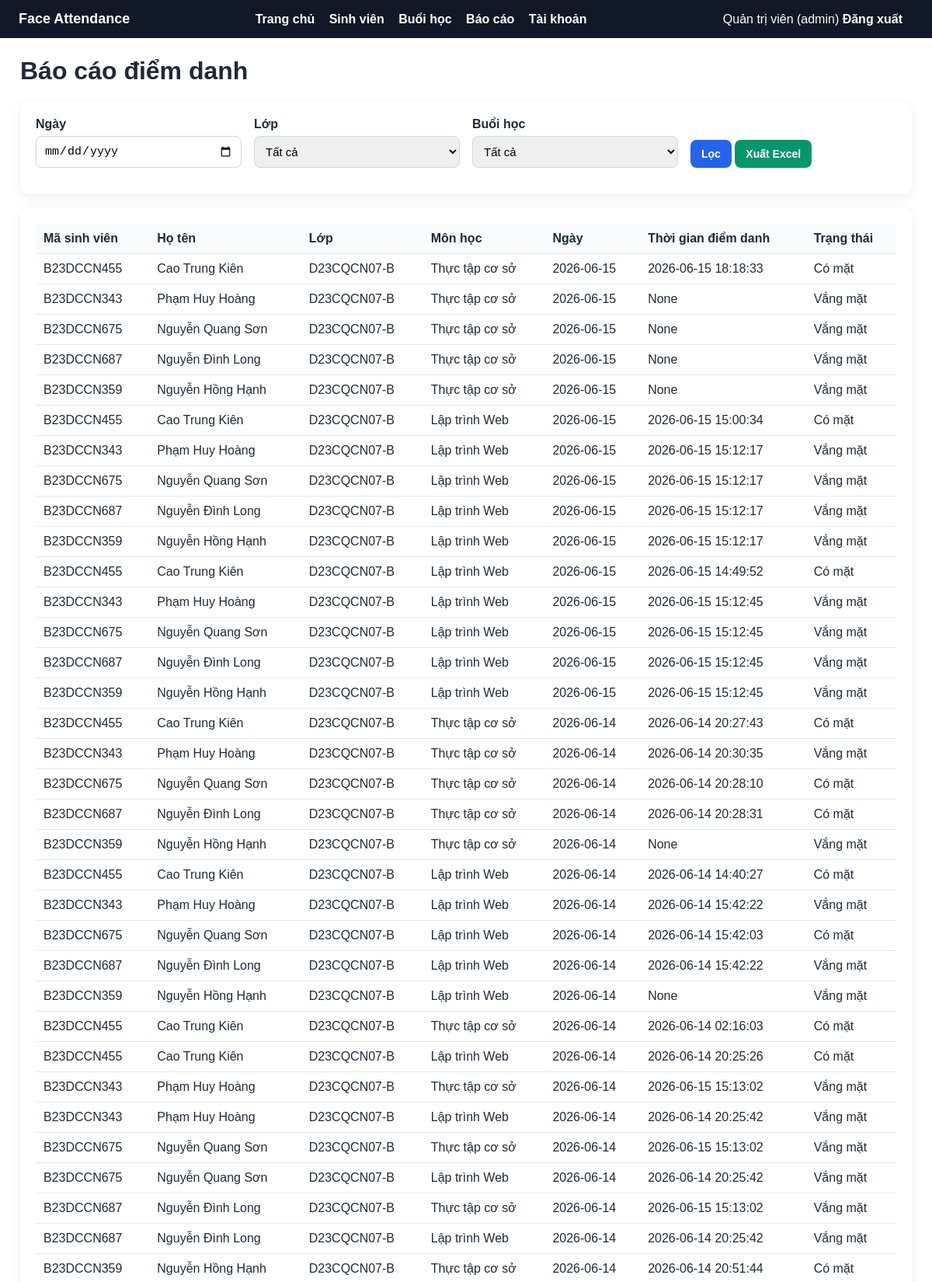
The app's page /reports (signed in, upper part) with its own data.
### tables this page shows
CREATE TABLE attendance (
            id INTEGER PRIMARY KEY AUTOINCREMENT,
            student_id INTEGER NOT NULL,
            session_id INTEGER NOT NULL,
            checkin_time TEXT NOT NULL,
            status TEXT NOT NULL DEFAULT 'present',
            created_at TEXT NOT NULL,
            FOREIGN KEY(student_id) REFERENCES students(id) ON DELETE CASCADE,
            FOREIGN KEY(session_id) REFERENCES sessions(id) ON DELETE CASCADE,
            UNIQUE(student_id, session_id)
        );

CREATE TABLE students (
            id INTEGER PRIMARY KEY AUTOINCREMENT,
            student_code TEXT NOT NULL UNIQUE,
            full_name TEXT NOT NULL,
            class_name TEXT NOT NULL,
            user_id INTEGER,
            created_at TEXT NOT NULL,
            FOREIGN KEY(user_id) REFERENCES users(id)
        );

### app.py (the view)
@app.route("/reports")
@roles_required("admin", "teacher")
def reports():
    filters = {
        "date": request.args.get("date", "").strip(),
        "class_name": request.args.get("class_name", "").strip(),
        "session_id": request.args.get("session_id", "").strip(),
    }
    sql, params = build_report_query(filters)
    db = get_db()
    rows = db.execute(sql, params).fetchall()
    class_names = db.execute(
        "SELECT DISTINCT class_name FROM students ORDER BY class_name"
    ).fetchall()
    lesson_rows = db.execute(
        "SELECT id, class_name, subject_name, date, start_time FROM sessions ORDER BY date DESC"
    ).fetchall()
    db.close()
    return render_template(
        "reports.html",
        rows=rows,
        class_names=class_names,
        sessions=lesson_rows,
        filters=filters,
    )

### app.py (called while the page is built)
def get_db():
    import sqlite3
    conn = sqlite3.connect(DATABASE_PATH)
    conn.row_factory = sqlite3.Row
    conn.execute("PRAGMA foreign_keys = ON")
    return conn

def roles_required(*roles):
    def decorator(view_func):
        @wraps(view_func)
        def wrapper(*args, **kwargs):
            if "user_id" not in flask_session:
                flash("Vui lòng đăng nhập để tiếp tục.", "warning")
                return redirect(url_for("login"))
            if flask_session.get("role") not in roles:
                flash("Bạn không có quyền truy cập chức năng này.", "danger")
                return redirect(url_for("dashboard"))
            return view_func(*args, **kwargs)
        return wrapper
    return decorator

@app.context_processor
def inject_globals():
    return {"current_year": datetime.now().year}

### templates/reports.html (shortened to what this page needs)
{% extends "base.html" %}
{% block content %}
<h1>Báo cáo điểm danh</h1>
<div class="card">
    <form method="get" class="grid">
        <div class="form-row">
            <label>Ngày</label>
            <input type="date" name="date" value="{{ filters.date }}">
        </div>
        <div class="form-row">
            <label>Lớp</label>
            <select name="class_name">
                <option value="">Tất cả</option>
            </select>
        </div>
        <div class="form-row">
            <label>Buổi học</label>
            <select name="session_id">
                <option value="">Tất cả</option>
            </select>
        </div>
        <div class="form-row" style="align-self:end;">
            <button type="submit">Lọc</button>
            <a class="btn success" href="{{ url_for('export_report', date=filters.date, class_name=filters.class_name, session_id=filters.session_id) }}">Xuất Excel</a>
        </div>
    </form>
</div>
<div class="card">
    <table class="table">
        <thead>
            <tr>
                <th>Mã sinh viên</th>
                <th>Họ tên</th>
                <th>Lớp</th>
                <th>Môn học</th>
                <th>Ngày</th>
                <th>Thời gian điểm danh</th>
                <th>Trạng thái</th>
            </tr>
        </thead>
        <tbody>
            {% for row in rows %}
            <tr>
                <td>{{ row.student_code }}</td>
                <td>{{ row.full_name }}</td>
                <td>{{ row.class_name }}</td>
                <td>{{ row.subject_name }}</td>
                <td>{{ row.date }}</td>
                <td>{{ row.checkin_time }}</td>
                <td>{{ row.status }}</td>
            </tr>
            {% else %}
            <tr><td colspan="7">Chưa có dữ liệu điểm danh.</td></tr>
            {% endfor %}
        </tbody>
    </table>
</div>
{% endblock %}

### static/css/style.css (style rules this page uses)
* { box-sizing: border-box; }
body { margin: 0; font-family: Arial, Helvetica, sans-serif; background: #ffffff; color: #1f2937; }
.card { background: #fff; border-radius: 12px; padding: 20px; box-shadow: 0 4px 16px rgba(0, 0, 0, 0.08); margin-bottom: 18px; }
.grid { display: grid; grid-template-columns: repeat(auto-fit, minmax(220px, 1fr)); gap: 16px; }
h1, h2, h3 { margin-top: 0; }
.table { width: 100%; border-collapse: collapse; background: #fff; }
.table th, .table td { border-bottom: 1px solid #e5e7eb; padding: 10px; text-align: left; vertical-align: top; }
.table th { background: #f9fafb; }
.form-row { margin-bottom: 14px; }
label { display: block; font-weight: 600; margin-bottom: 6px; }
input, select { width: 100%; padding: 10px; border: 1px solid #d1d5db; border-radius: 8px; font-size: 15px; }
button, .btn { display: inline-block; border: 0; border-radius: 8px; padding: 10px 14px; background: #2563eb; color: #fff; text-decoration: none; cursor: pointer; font-weight: 700; font-size: 14px; }
.btn.success, button.success { background: #059669; }

### records on screen
attendance: student_code "B23DCCN455", full_name "Cao Trung Kiên", class_name "D23CQCN07-B", subject_name "Thực tập cơ sở", date "2026-06-15", checkin_time "2026-06-15 18:18:33", status "Có mặt"
attendance: student_code "B23DCCN455", full_name "Cao Trung Kiên", class_name "D23CQCN07-B", subject_name "Lập trình Web", date "2026-06-15", checkin_time "2026-06-15 15:00:34", status "Có mặt"
attendance: student_code "B23DCCN343", full_name "Phạm Huy Hoàng", class_name "D23CQCN07-B", subject_name "Lập trình Web", date "2026-06-15", checkin_time "2026-06-15 15:12:17", status "Vắng mặt"
attendance: student_code "B23DCCN675", full_name "Nguyễn Quang Sơn", class_name "D23CQCN07-B", subject_name "Lập trình Web", date "2026-06-15", checkin_time "2026-06-15 15:12:17", status "Vắng mặt"
attendance: student_code "B23DCCN687", full_name "Nguyễn Đình Long", class_name "D23CQCN07-B", subject_name "Lập trình Web", date "2026-06-15", checkin_time "2026-06-15 15:12:17", status "Vắng mặt"
attendance: student_code "B23DCCN359", full_name "Nguyễn Hồng Hạnh", class_name "D23CQCN07-B", subject_name "Lập trình Web", date "2026-06-15", checkin_time "2026-06-15 15:12:17", status "Vắng mặt"
attendance: student_code "B23DCCN455", full_name "Cao Trung Kiên", class_name "D23CQCN07-B", subject_name "Lập trình Web", date "2026-06-15", checkin_time "2026-06-15 14:49:52", status "Có mặt"
attendance: student_code "B23DCCN343", full_name "Phạm Huy Hoàng", class_name "D23CQCN07-B", subject_name "Lập trình Web", date "2026-06-15", checkin_time "2026-06-15 15:12:45", status "Vắng mặt"
attendance: student_code "B23DCCN675", full_name "Nguyễn Quang Sơn", class_name "D23CQCN07-B", subject_name "Lập trình Web", date "2026-06-15", checkin_time "2026-06-15 15:12:45", status "Vắng mặt"
attendance: student_code "B23DCCN687", full_name "Nguyễn Đình Long", class_name "D23CQCN07-B", subject_name "Lập trình Web", date "2026-06-15", checkin_time "2026-06-15 15:12:45", status "Vắng mặt"
attendance: student_code "B23DCCN359", full_name "Nguyễn Hồng Hạnh", class_name "D23CQCN07-B", subject_name "Lập trình Web", date "2026-06-15", checkin_time "2026-06-15 15:12:45", status "Vắng mặt"
attendance: student_code "B23DCCN455", full_name "Cao Trung Kiên", class_name "D23CQCN07-B", subject_name "Thực tập cơ sở", date "2026-06-14", checkin_time "2026-06-14 20:27:43", status "Có mặt"
attendance: student_code "B23DCCN343", full_name "Phạm Huy Hoàng", class_name "D23CQCN07-B", subject_name "Thực tập cơ sở", date "2026-06-14", checkin_time "2026-06-14 20:30:35", status "Vắng mặt"
attendance: student_code "B23DCCN675", full_name "Nguyễn Quang Sơn", class_name "D23CQCN07-B", subject_name "Thực tập cơ sở", date "2026-06-14", checkin_time "2026-06-14 20:28:10", status "Có mặt"
attendance: student_code "B23DCCN687", full_name "Nguyễn Đình Long", class_name "D23CQCN07-B", subject_name "Thực tập cơ sở", date "2026-06-14", checkin_time "2026-06-14 20:28:31", status "Có mặt"
attendance: student_code "B23DCCN455", full_name "Cao Trung Kiên", class_name "D23CQCN07-B", subject_name "Lập trình Web", date "2026-06-14", checkin_time "2026-06-14 14:40:27", status "Có mặt"
attendance: student_code "B23DCCN343", full_name "Phạm Huy Hoàng", class_name "D23CQCN07-B", subject_name "Lập trình Web", date "2026-06-14", checkin_time "2026-06-14 15:42:22", status "Vắng mặt"
attendance: student_code "B23DCCN675", full_name "Nguyễn Quang Sơn", class_name "D23CQCN07-B", subject_name "Lập trình Web", date "2026-06-14", checkin_time "2026-06-14 15:42:03", status "Có mặt"
attendance: student_code "B23DCCN687", full_name "Nguyễn Đình Long", class_name "D23CQCN07-B", subject_name "Lập trình Web", date "2026-06-14", checkin_time "2026-06-14 15:42:22", status "Vắng mặt"
attendance: student_code "B23DCCN455", full_name "Cao Trung Kiên", class_name "D23CQCN07-B", subject_name "Thực tập cơ sở", date "2026-06-14", checkin_time "2026-06-14 02:16:03", status "Có mặt"
attendance: student_code "B23DCCN455", full_name "Cao Trung Kiên", class_name "D23CQCN07-B", subject_name "Lập trình Web", date "2026-06-14", checkin_time "2026-06-14 20:25:26", status "Có mặt"
attendance: student_code "B23DCCN343", full_name "Phạm Huy Hoàng", class_name "D23CQCN07-B", subject_name "Thực tập cơ sở", date "2026-06-14", checkin_time "2026-06-15 15:13:02", status "Vắng mặt"
attendance: student_code "B23DCCN343", full_name "Phạm Huy Hoàng", class_name "D23CQCN07-B", subject_name "Lập trình Web", date "2026-06-14", checkin_time "2026-06-14 20:25:42", status "Vắng mặt"
attendance: student_code "B23DCCN675", full_name "Nguyễn Quang Sơn", class_name "D23CQCN07-B", subject_name "Thực tập cơ sở", date "2026-06-14", checkin_time "2026-06-15 15:13:02", status "Vắng mặt"
attendance: student_code "B23DCCN675", full_name "Nguyễn Quang Sơn", class_name "D23CQCN07-B", subject_name "Lập trình Web", date "2026-06-14", checkin_time "2026-06-14 20:25:42", status "Vắng mặt"
attendance: student_code "B23DCCN687", full_name "Nguyễn Đình Long", class_name "D23CQCN07-B", subject_name "Thực tập cơ sở", date "2026-06-14", checkin_time "2026-06-15 15:13:02", status "Vắng mặt"
attendance: student_code "B23DCCN687", full_name "Nguyễn Đình Long", class_name "D23CQCN07-B", subject_name "Lập trình Web", date "2026-06-14", checkin_time "2026-06-14 20:25:42", status "Vắng mặt"
attendance: student_code "B23DCCN359", full_name "Nguyễn Hồng Hạnh", class_name "D23CQCN07-B", subject_name "Thực tập cơ sở", date "2026-06-14", checkin_time "2026-06-14 20:51:44", status "Có mặt"

### other values on screen
{{ session.get('full_name') }} "Quản trị viên"
{{ session.get('role') }} "admin"
{{ row.student_code }} "B23DCCN343"
{{ row.full_name }} "Phạm Huy Hoàng"
{{ row.class_name }} "D23CQCN07-B"
{{ row.subject_name }} "Thực tập cơ sở"
{{ row.date }} "2026-06-15"
{{ row.checkin_time }} "None"
{{ row.status }} "Vắng mặt"
{{ row.student_code }} "B23DCCN675"
{{ row.full_name }} "Nguyễn Quang Sơn"
{{ row.student_code }} "B23DCCN687"
{{ row.full_name }} "Nguyễn Đình Long"
{{ row.student_code }} "B23DCCN359"
{{ row.full_name }} "Nguyễn Hồng Hạnh"
